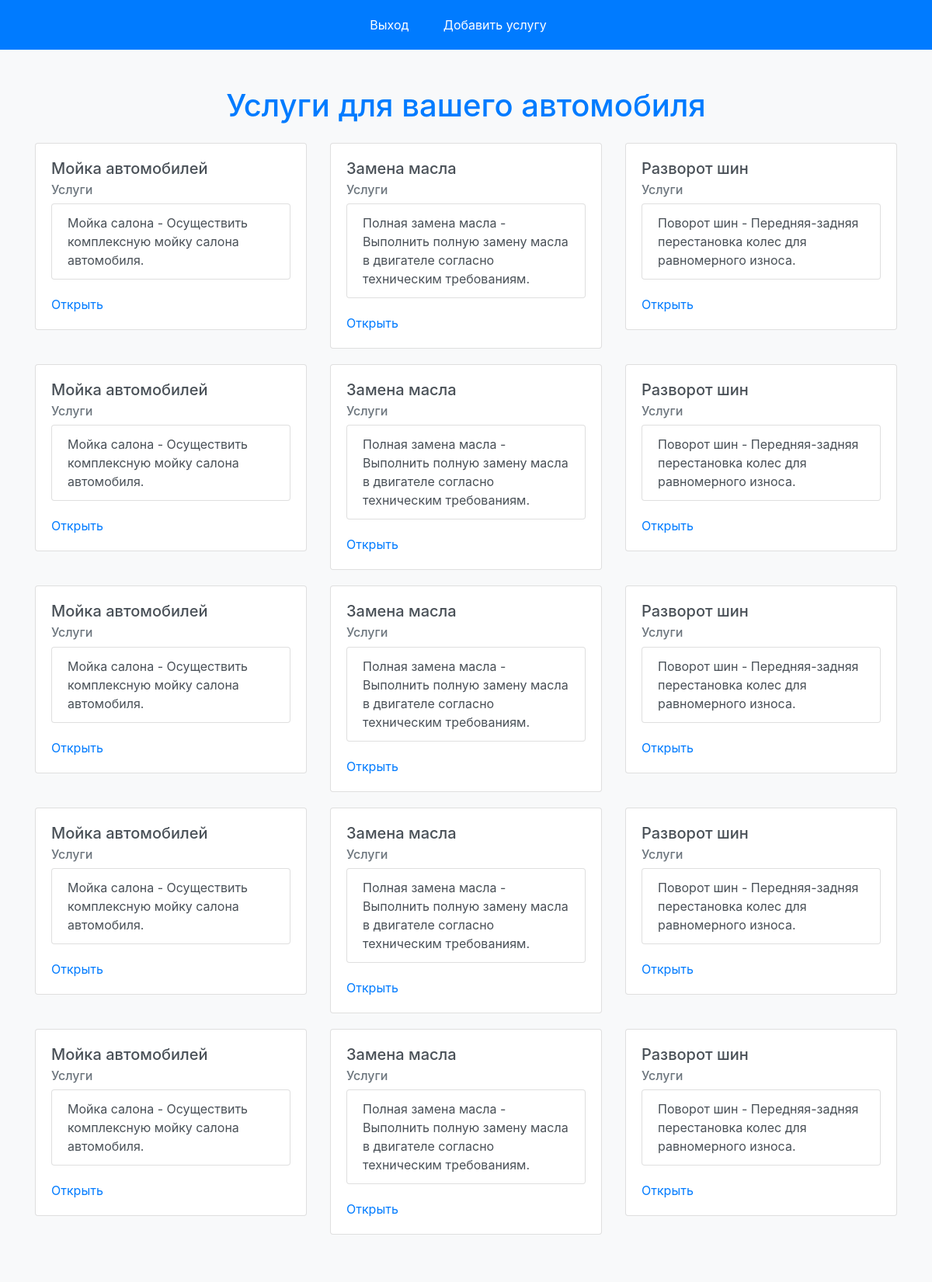
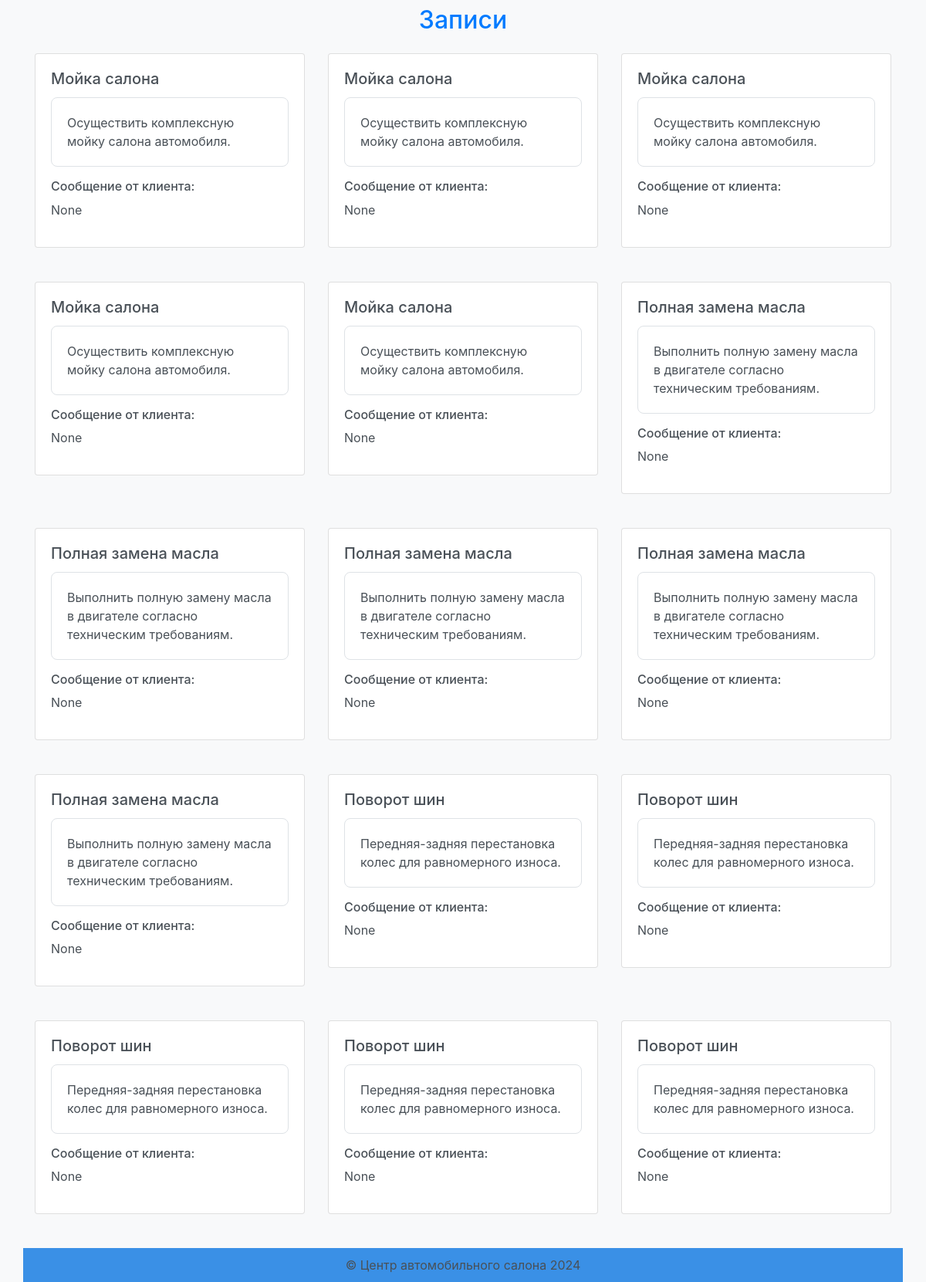
The app's page /dashboard (signed in) with its own data (2 pictures, top to bottom).
### main.py (models this page shows)
class Subject(db.Model):
    id = db.Column(db.Integer, primary_key=True)
    name = db.Column(db.String(80), nullable=False)
    teacher = db.Column(db.String(80), nullable=True)  # Добавлено поле для преподавателя

class Assignment(db.Model):
    id = db.Column(db.Integer, primary_key=True)
    title = db.Column(db.String(80), nullable=False)
    content = db.Column(db.Text, nullable=False)
    deadline = db.Column(db.DateTime, nullable=True)
    subject_id = db.Column(db.Integer, db.ForeignKey('subject.id'), nullable=False)
    subject = db.relationship('Subject', backref=db.backref('assignments', lazy=True))
    response = db.Column(db.Text, nullable=True)  # Новое поле для ответов
    messages = db.relationship('Message', backref='assignment', lazy=True)  # Связь с сообщениями

### main.py (the view)
@app.route('/dashboard')
@login_required
def dashboard():
    today = datetime.utcnow()
    assignments = Assignment.query.filter(Assignment.deadline >= today).order_by(Assignment.deadline).all()
    subjects = Subject.query.all()
    user_role = getattr(current_user, 'role', None)
    return render_template('dashboard.html', assignments=assignments, subjects=subjects, user_role=user_role)

### main.py (called while the page is built)
@login_manager.user_loader
def load_user(user_id):
    return User.query.get(int(user_id))

### templates/dashboard.html (shortened to what this page needs)
<!DOCTYPE html>
<html lang="en">
<head>
    <link rel="stylesheet" href="https://stackpath.bootstrapcdn.com/bootstrap/4.5.2/css/bootstrap.min.css">
</head>
<body>
    <nav>
        <a href="{{ url_for('login') }}">Выход</a>
        {% if current_user.role == 'teacher' %}
       <a href="{{ url_for('add_assignment') }}">Добавить услугу</a>
    {% endif %}
    </nav>
    <div class="container mt-5">
        <h1 class="mb-4">Услуги для вашего автомобиля</h1>
        <div class="row">
            {% for subject in subjects %}
                <div class="col-md-4">
                    <div class="card">
                        <div class="card-body">
                            <h5 class="card-title">{{ subject.name }}</h5>
                            <h6 class="card-subtitle mb-2 text-muted">Услуги</h6>
                            <ul class="list-group">
                                {% for assignment in subject.assignments %}
                                    <li class="list-group-item">{{ assignment.title }} - {{ assignment.content |safe }}</li>
                                {% endfor %}
                            </ul>
                          <a href="{{ url_for('subject', subject_id=subject.id) }}" class="card-link">Открыть</a>
                        </div>
                    </div>
                </div>
            {% endfor %}
{% if current_user.role == 'teacher' %}
<div class="container mt-5">
    <h2 class="mb-4">Записи</h2>
    <div class="row">
        {% for assignment in assignments %}
            <div class="col-md-4 mb-4">
                <div class="card">
                    <div class="card-body">
                        <h5 class="card-title">{{ assignment.title }}</h5>
                        <div class="assignment-content">
                            {{ assignment.content }}
                        </div>
                        <div class="responses mt-3">
                            <h6>Сообщение от клиента:</h6>
                            <p>{{ assignment.response }}</p>
                        </div>
                    </div>
                </div>
            </div>
        {% endfor %}
    </div>
</div>
{% endif %}
    <footer>
        &copy; Центр автомобильного салона 2024
    </footer>
</body>
</html>

### templates/dashboard.html (style rules this page uses)
body { background-color: #f8f9fa; color: #495057; min-height: 100vh; display: flex; flex-direction: column; }
h1, h2 { color: #007bff; }
ul { list-style-type: none; padding: 0; }
li { margin-bottom: 20px; }
a { color: #007bff; text-decoration: none; }
.assignment-content { background-color: #ffffff; padding: 20px; border: 1px solid #dee2e6; border-radius: 8px; margin-top: 10px; }
nav { background-color: #007bff; padding: 10px; text-align: center; }
nav a { display: inline-block; color: white; text-decoration: none; padding: 10px; margin-right: 20px; transition: background-color 0.3s; }
.card { margin-bottom: 20px; }
.container { display: flex; flex-direction: column; align-items: center; justify-content: center; min-height: 100vh; }
footer { text-align: center; padding: 10px; background-color: #3a90e6; width: 100%; }

### records on screen
Subject: name "Мойка автомобилей"
Assignment: title "Мойка салона", content "Осуществить комплексную мойку салона автомобиля.", response "None"
Subject: name "Замена масла"
Assignment: title "Полная замена масла", content "Выполнить полную замену масла в двигателе согласно техническим требованиям.", response "None"
Subject: name "Разворот шин"
Assignment: title "Поворот шин", content "Передняя-задняя перестановка колес для равномерного износа.", response "None"
Subject: name "Мойка автомобилей"
Assignment: title "Мойка салона", content "Осуществить комплексную мойку салона автомобиля.", response "None"
Subject: name "Замена масла"
Assignment: title "Полная замена масла", content "Выполнить полную замену масла в двигателе согласно техническим требованиям.", response "None"
Subject: name "Разворот шин"
Assignment: title "Поворот шин", content "Передняя-задняя перестановка колес для равномерного износа.", response "None"
Subject: name "Мойка автомобилей"
Assignment: title "Мойка салона", content "Осуществить комплексную мойку салона автомобиля.", response "None"
Subject: name "Замена масла"
Assignment: title "Полная замена масла", content "Выполнить полную замену масла в двигателе согласно техническим требованиям.", response "None"
Subject: name "Разворот шин"
Assignment: title "Поворот шин", content "Передняя-задняя перестановка колес для равномерного износа.", response "None"
Subject: name "Мойка автомобилей"
Assignment: title "Мойка салона", content "Осуществить комплексную мойку салона автомобиля.", response "None"
Subject: name "Замена масла"
Assignment: title "Полная замена масла", content "Выполнить полную замену масла в двигателе согласно техническим требованиям.", response "None"
Subject: name "Разворот шин"
Assignment: title "Поворот шин", content "Передняя-задняя перестановка колес для равномерного износа.", response "None"
Subject: name "Мойка автомобилей"
Assignment: title "Мойка салона", content "Осуществить комплексную мойку салона автомобиля.", response "None"
Subject: name "Замена масла"
Assignment: title "Полная замена масла", content "Выполнить полную замену масла в двигателе согласно техническим требованиям.", response "None"
Subject: name "Разворот шин"
Assignment: title "Поворот шин", content "Передняя-задняя перестановка колес для равномерного износа.", response "None"
